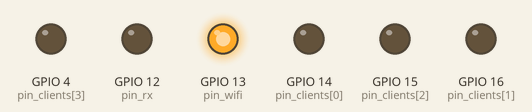
Bench run of a sketch on a simulated ESP8266 (NodeMCU). Parts: output pins drawn as LEDs (lit = HIGH). WiFi joins after 1.5 s; servers stay silent unless stated.

Above: at 0.1 s.
At 0.6 s:
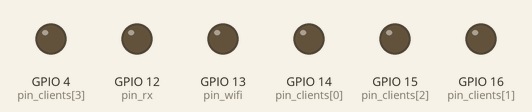
Timing chart, 0 to 2.6 s (numbered marks = the images above):
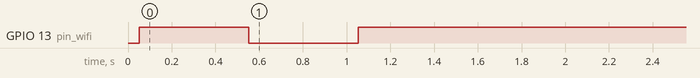

The sketch:

serial2net_for_p1.ino
```cpp
// Congifuration
#define WIFI_SSID       "YOUR_SSID"
#define WIFI_PASSWORD   "YOUR_PASSWORD"

#define LISTEN_PORT     2001
#define BAUD_RATE       115200
#define BUFFER_SIZE     128
#define MAX_CLIENTS     4

int last_clients_count = 0;
int pin_wifi = 13;
int pin_rx = 12;
int pin_clients[] = { 14, 16, 15, 4 };

// Includes and variables
#include <ESP8266WiFi.h>

WiFiServer server( LISTEN_PORT );
WiFiClient serverClients[ MAX_CLIENTS ];

// Sketch setup
void setup(void) {

  pinMode( pin_wifi, OUTPUT);
  pinMode( pin_rx, OUTPUT);
  for( int i=0; i<4; i++ )
  {
    pinMode( pin_clients[i], OUTPUT);
  }

  // Connect to WiFi network
  connect_to_wifi();

  // Start UART
  Serial.begin(BAUD_RATE);

  // Start server
  server.begin();
  server.setNoDelay(true);
}

// Sketch main
void loop(void)
{
  // Check Wifi connection
  if(WiFi.status() != WL_CONNECTED)
  {
    // Connection lost, close connections
    for(int i=0; i<MAX_CLIENTS; i++ )
    {
      if(serverClients[i])
      {
        serverClients[i].stop();
        digitalWrite( pin_clients[i], LOW );
      }
    }

    connect_to_wifi();
  }

  // Remove disconnected clients
  for( int i=0; i<MAX_CLIENTS; i++ )
  {
    if( !serverClients[i].connected() )
    {
      serverClients[i].stop();
      digitalWrite( pin_clients[i], LOW );
    }
  }

  // Check if there are any new clients
  if( server.hasClient() )
  {
    for( int i=0; i<MAX_CLIENTS; i++ )
    {
      // Find free/disconnected spots
      if (!serverClients[i] || !serverClients[i].connected())
      {
        serverClients[i] = server.available();
        digitalWrite( pin_clients[i], HIGH );
        continue;
      }
    }

    // No free/disconnected spot so reject
    WiFiClient serverClient = server.available();
    serverClient.stop();
  }

  // Check UART for data
  if( Serial.available() )
  {
    digitalWrite( pin_rx, HIGH );

    size_t len = Serial.available();
    uint8_t sbuf[len];
    Serial.readBytes(sbuf, len);

    // Push UART data to all connected clients
    for( int i=0; i<MAX_CLIENTS; i++ )
    {
      if(serverClients[i] && serverClients[i].connected())
      {
        digitalWrite( pin_clients[i], LOW );
        serverClients[i].write(sbuf, len);
        digitalWrite( pin_clients[i], HIGH );
      }
    }

    digitalWrite( pin_rx, LOW );
  }
}

// Functions

void connect_to_wifi() {
  /// Is this really needed ?
  WiFi.mode(WIFI_STA);
  WiFi.disconnect();

  digitalWrite(pin_wifi, LOW);

  delay(50);

  // Connect
  WiFi.begin(WIFI_SSID, WIFI_PASSWORD);

  // Wait for wifi connection
  while (WiFi.status() != WL_CONNECTED)
  {
    // toggle led
    digitalWrite( pin_wifi, digitalRead(pin_wifi) ? LOW : HIGH );
    delay(500);
  }

  // Wifi connection established
  digitalWrite( pin_wifi, HIGH );
}
```
